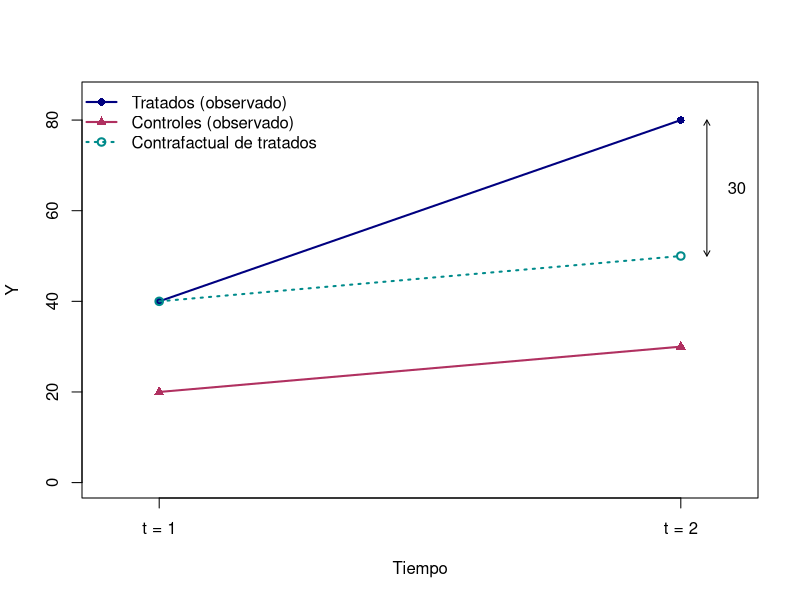

Reproduce this figure in R.
## ---- chunk 1
t_vals <- c(1, 2)
trat   <- c(40, 80)
ctrl   <- c(20, 30)
contra <- c(40, 40 + (30 - 20))
plot(t_vals, trat, type = "o", pch = 16, col = "navy", lwd = 2,
     ylim = c(0, 85), xlim = c(0.9, 2.1), xaxt = "n",
     xlab = "Tiempo", ylab = "Y")
axis(1, at = c(1, 2), labels = c("t = 1", "t = 2"))
lines(t_vals, ctrl, type = "o", pch = 17, col = "maroon", lwd = 2)
lines(t_vals, contra, type = "o", pch = 1, col = "darkcyan", lty = 3, lwd = 2)
arrows(2.05, contra[2], 2.05, trat[2], code = 3, length = 0.06)
text(2.09, mean(c(contra[2], trat[2])), "30", adj = 0)
legend("topleft", bty = "n",
       legend = c("Tratados (observado)", "Controles (observado)", "Contrafactual de tratados"),
       col = c("navy", "maroon", "darkcyan"), lty = c(1, 1, 3), pch = c(16, 17, 1), lwd = 2)
